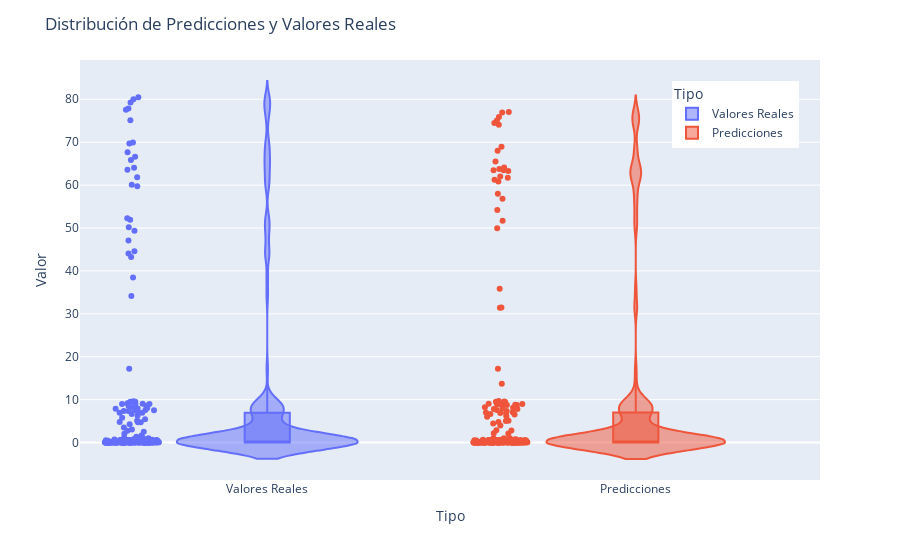

Source (notebook cell):
### Code cell
# Creamos un DataFrame para Plotly Express
df = pd.DataFrame({'Tipo': ['Valores Reales'] * len(y_test) + ['Predicciones'] * len(y_pred),
                   'Valor': list(y_test) + list(y_pred)})

# Creamos gráfico de violín con Plotly Express
fig = px.violin(df, x='Tipo', y='Valor', box=True, points="all", color='Tipo',
                labels={'Tipo': 'Tipo', 'Valor': 'Valor'},
                category_orders={'Tipo': ['Valores Reales', 'Predicciones']},
                violinmode='overlay')

# Configuramos el diseño del gráfico
fig.update_layout(
    title='Distribución de Predicciones y Valores Reales',
    xaxis_title='Tipo',
    yaxis_title='Valor',
    legend=dict(x=0.8, y=0.95),
)

# Mostramos el gráfico
fig.show()

### Figure 1 — Plotly figure (JSON) as saved in the notebook; plotly's stock layout.template omitted (floating-point values rounded to 4 significant figures; data arrays with more than 128 entries replaced by an {"elided": "..."} marker saying what was removed)
{"data": [{"alignmentgroup": "True", "box": {"visible": true}, "hovertemplate": "Tipo=%{x}<br>Valor=%{y}<extra></extra>", "legendgroup": "Valores Reales", "marker": {"color": "#636efa"}, "name": "Valores Reales", "offsetgroup": "Valores Reales", "orientation": "v", "points": "all", "scalegroup": "True", "showlegend": true, "type": "violin", "x": {"elided": "198 str values"}, "x0": " ", "xaxis": "x", "y": {"elided": "198 float values"}, "y0": " ", "yaxis": "y"}, {"alignmentgroup": "True", "box": {"visible": true}, "hovertemplate": "Tipo=%{x}<br>Valor=%{y}<extra></extra>", "legendgroup": "Predicciones", "marker": {"color": "#EF553B"}, "name": "Predicciones", "offsetgroup": "Predicciones", "orientation": "v", "points": "all", "scalegroup": "True", "showlegend": true, "type": "violin", "x": {"elided": "198 str values"}, "x0": " ", "xaxis": "x", "y": {"elided": "198 float values"}, "y0": " ", "yaxis": "y"}], "layout": {"legend": {"title": {"text": "Tipo"}, "tracegroupgap": 0, "x": 0.8, "y": 0.95}, "margin": {"t": 60}, "title": {"text": "Distribución de Predicciones y Valores Reales"}, "violinmode": "overlay", "xaxis": {"anchor": "y", "categoryarray": ["Valores Reales", "Predicciones"], "categoryorder": "array", "domain": [0, 1], "title": {"text": "Tipo"}}, "yaxis": {"anchor": "x", "domain": [0, 1], "title": {"text": "Valor"}}}}
